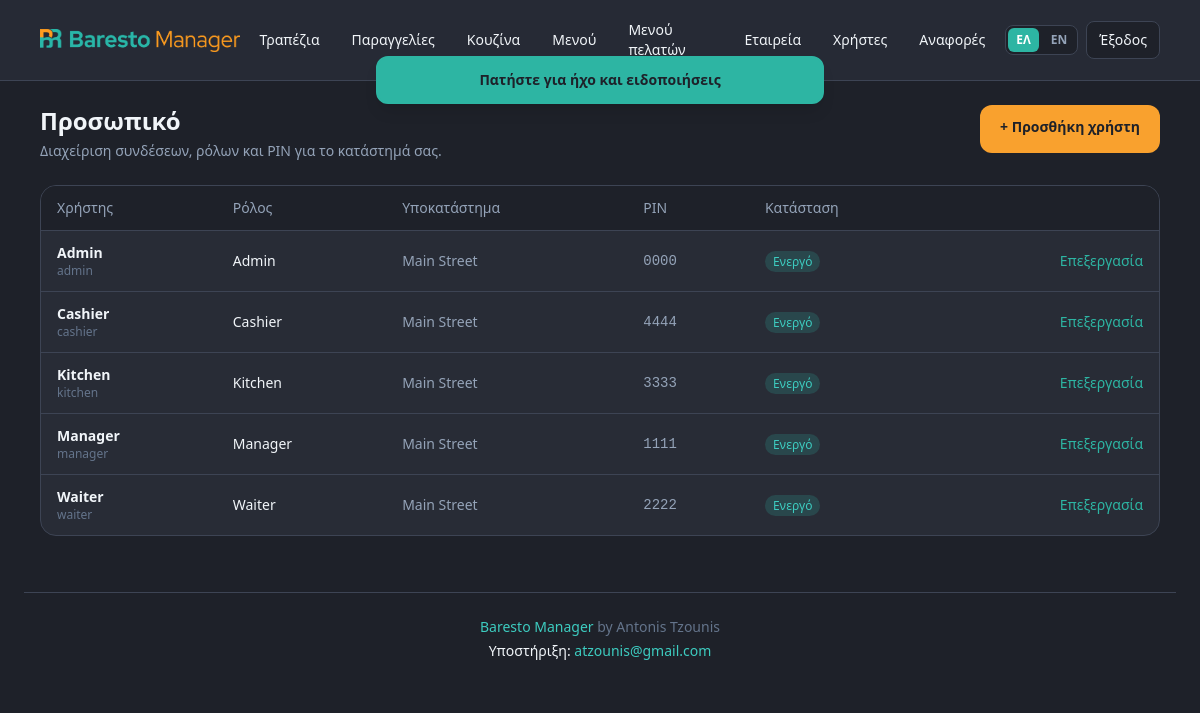
The page /staff/users/ (signed in) on the database its author committed.
### apps/accounts/models.py (models this page shows, shortened)
class EmployeeProfile(TimeStampedModel):
    ROLE_CHOICES = [
        ("admin", "Admin"),
        ("manager", "Manager"),
        ("waiter", "Waiter"),
        ("cashier", "Cashier"),
        ("kitchen", "Kitchen"),
    ]
    user = models.OneToOneField(
        settings.AUTH_USER_MODEL,
        on_delete=models.CASCADE,
        related_name="employee_profile",
    )
    restaurant = models.ForeignKey(
        "restaurants.Restaurant",
        on_delete=models.CASCADE,
        related_name="staff",
    )
    branch = models.ForeignKey(
        "restaurants.Branch",
        on_delete=models.SET_NULL,
        null=True,
        blank=True,
        related_name="staff",
    )
    role = models.CharField(max_length=20, choices=ROLE_CHOICES, default="waiter")
    pin = models.CharField(max_length=6, blank=True)
    avatar = models.ImageField(upload_to="staff/avatars/", blank=True)
    is_active_shift = models.BooleanField(default=False)

### apps/restaurants/models.py (models this page shows, shortened)
class Branch(TimeStampedModel):
    restaurant = models.ForeignKey(Restaurant, on_delete=models.CASCADE, related_name="branches")
    name = models.CharField(max_length=200)
    address = models.TextField(blank=True)
    phone = models.CharField(max_length=30, blank=True)
    timezone = models.CharField(max_length=50, default="UTC")
    is_active = models.BooleanField(default=True)
    class Meta:
        verbose_name_plural = "branches"

### apps/accounts/staff_views.py (the view)
# urls.py: path("staff/users/", staff_views.StaffUserListView.as_view(), name="staff_user_list"),
class StaffUserListView(StaffUserManageMixin, ListView):
    model = EmployeeProfile
    template_name = "accounts/staff_user_list.html"
    context_object_name = "staff_members"
    paginate_by = 50
    def get_queryset(self):
        return (
            EmployeeProfile.objects.filter(restaurant=self.get_restaurant())
            .select_related("user", "branch")
            .order_by("role", "user__username")
        )

### apps/common/mixins.py (called while the page is built)
def get_employee_profile(user):
    if not user.is_authenticated:
        return None
    try:
        return user.employee_profile
    except EmployeeProfile.DoesNotExist:
        return None

    def get_restaurant(self):
        profile = get_employee_profile(self.request.user)
        if profile is None:
            raise PermissionDenied("Staff profile required.")
        return profile.restaurant

    def dispatch(self, request, *args, **kwargs):
        if not request.user.is_authenticated:
            return self.handle_no_permission()
        if get_employee_profile(request.user) is None:
            if request.user.is_superuser:
                return super(LoginRequiredMixin, self).dispatch(request, *args, **kwargs)
            raise PermissionDenied("Staff profile required.")
        return super().dispatch(request, *args, **kwargs)

### apps/common/permissions.py (called while the page is built)
def role_has_permission(role: str, action: str) -> bool:
    allowed = ROLE_PERMISSIONS.get(action, set())
    return role in allowed

def get_employee_role(user):
    profile = getattr(user, "employee_profile", None)
    if profile:
        return profile.role
    if user.is_superuser:
        return "admin"
    return None

    def has_role_permission(self):
        role = get_employee_role(self.request.user)
        if role is None:
            return False
        if self.required_permission is None:
            return True
        return role_has_permission(role, self.required_permission)

    def dispatch(self, request, *args, **kwargs):
        if not self.has_role_permission():
            from django.core.exceptions import PermissionDenied
            raise PermissionDenied("Insufficient role permissions.")
        return super().dispatch(request, *args, **kwargs)

### templates/accounts/staff_user_list.html (shortened to what this page needs)
{% extends "base.html" %}
{% load i18n %}
{% block content %}
<div class="mb-6 flex flex-wrap items-start justify-between gap-4">
  <div>
    <h1 class="text-2xl font-bold">{% trans "Staff users" %}</h1>
    <p class="mt-1 text-sm text-slate-400">{% trans "Manage logins, roles, and PINs for your restaurant." %}</p>
  </div>
  <a href="{% url 'staff_user_create' %}" class="btn-primary min-h-12 rounded-xl px-5 py-3 text-sm font-semibold">
    + {% trans "Add user" %}
  </a>
</div>
<div class="card overflow-hidden">
  <div class="overflow-x-auto">
    <table class="w-full min-w-[640px] text-left text-sm">
      <thead class="border-b border-kitchen-border bg-kitchen text-slate-400">
        <tr>
          <th class="px-4 py-3 font-medium">{% trans "User" %}</th>
          <th class="px-4 py-3 font-medium">{% trans "Role" %}</th>
          <th class="px-4 py-3 font-medium">{% trans "Branch" %}</th>
          <th class="px-4 py-3 font-medium">{% trans "PIN" %}</th>
          <th class="px-4 py-3 font-medium">{% trans "Status" %}</th>
          <th class="px-4 py-3 font-medium"></th>
        </tr>
      </thead>
      <tbody class="divide-y divide-kitchen-border">
        {% for member in staff_members %}
        <tr class="hover:bg-kitchen-elevated/50">
          <td class="px-4 py-3">
            <p class="font-semibold">{{ member.user.get_full_name|default:member.user.username }}</p>
            <p class="text-xs text-slate-500">{{ member.user.username }}{% if member.user.email %} · {{ member.user.email }}{% endif %}</p>
          </td>
          <td class="px-4 py-3 capitalize">{{ member.get_role_display }}</td>
          <td class="px-4 py-3 text-slate-400">{{ member.branch.name|default:"—" }}</td>
          <td class="px-4 py-3 font-mono text-slate-400">{% if member.pin %}{{ member.pin }}{% else %}—{% endif %}</td>
          <td class="px-4 py-3">
            {% if member.user.is_active %}
            <span class="rounded-full bg-order/20 px-2 py-0.5 text-xs font-medium text-order-light">{% trans "Active" %}</span>
            {% else %}
            <span class="rounded-full bg-red-900/40 px-2 py-0.5 text-xs font-medium text-red-300">{% trans "Inactive" %}</span>
            {% endif %}
          </td>
          <td class="px-4 py-3 text-right">
            <a href="{% url 'staff_user_edit' member.pk %}" class="text-order hover:text-order-light">{% trans "Edit" %}</a>
          </td>
        </tr>
        {% empty %}
        <tr>
          <td colspan="6" class="px-4 py-8 text-center text-slate-500">{% trans "No staff users yet." %}</td>
        </tr>
        {% endfor %}
      </tbody>
    </table>
  </div>
</div>
{% endblock %}

### static/css/baresto.css (style rules this page uses)
:root { --baresto-kitchen: #1e2129; --baresto-kitchen-elevated: #282c36; --baresto-kitchen-border: #3d4454; --baresto-new-order: #f9a12e; --baresto-new-order-hover: #e08f1a; --baresto-order: #2db5a3; --baresto-order-hover: #249688; --baresto-text: #f1f5f9; --baresto-text-muted: #94a3b8; }
body { background-color: var(--baresto-kitchen); color: var(--baresto-text); }
.btn-primary { background-color: var(--baresto-new-order); color: #1e2129; font-weight: 600; }
.card { background-color: var(--baresto-kitchen-elevated); border: 1px solid var(--baresto-kitchen-border); border-radius: 1rem; }

### rows shown on the page
EmployeeProfile: user.get_full_name "Admin", user.username "admin", role "Admin", branch.name "Main Street", pin "0000"
EmployeeProfile: user.get_full_name "Cashier", user.username "cashier", role "Cashier", branch.name "Main Street", pin "4444"
EmployeeProfile: user.get_full_name "Kitchen", user.username "kitchen", role "Kitchen", branch.name "Main Street", pin "3333"
EmployeeProfile: user.get_full_name "Manager", user.username "manager", role "Manager", branch.name "Main Street", pin "1111"
EmployeeProfile: user.get_full_name "Waiter", user.username "waiter", role "Waiter", branch.name "Main Street", pin "2222"
